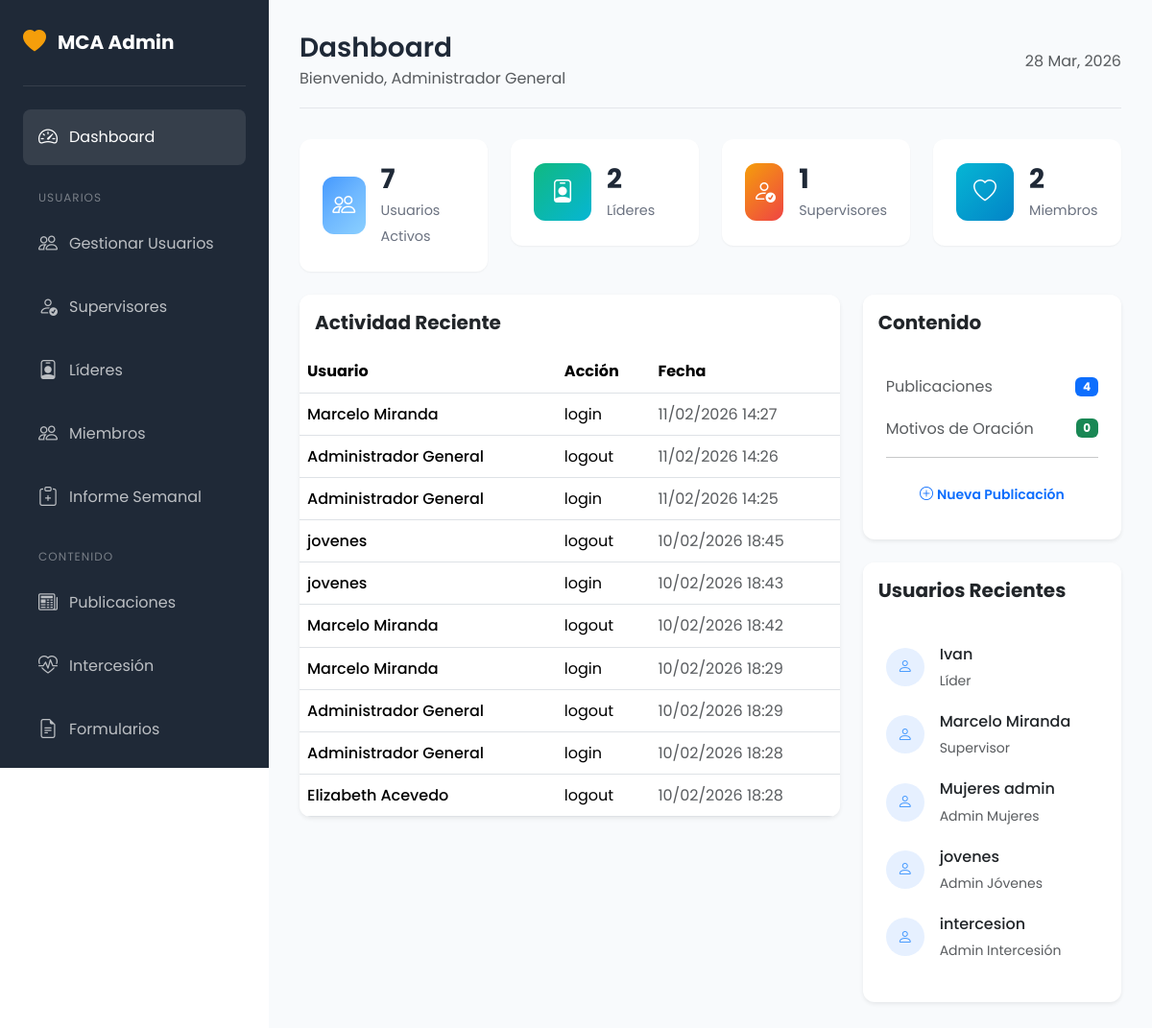
Page /admin/ (signed in) on the earlier database version.
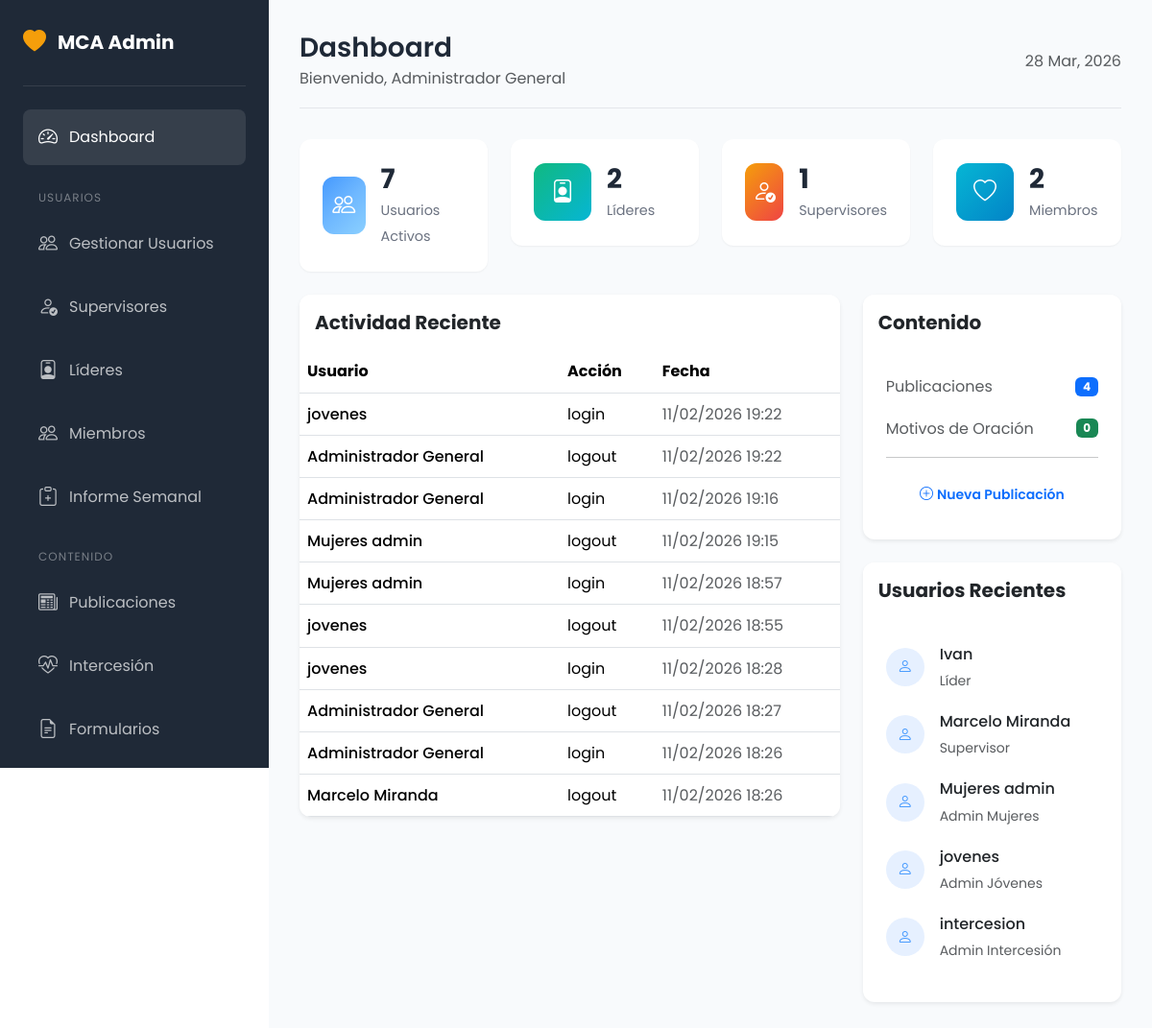
Same page on the later database version.
### tables this page shows
CREATE TABLE `actividad_log` (
  `id` int(11) NOT NULL,
  `user_id` int(11) DEFAULT NULL,
  `accion` varchar(100) NOT NULL,
  `descripcion` text DEFAULT NULL,
  `ip_address` varchar(45) DEFAULT NULL,
  `created_at` timestamp NOT NULL DEFAULT current_timestamp()
);

CREATE TABLE `users` (
  `id` int(11) NOT NULL,
  `username` varchar(50) NOT NULL,
  `email` varchar(100) NOT NULL,
  `password` varchar(255) NOT NULL,
  `full_name` varchar(100) NOT NULL,
  `phone` varchar(20) DEFAULT NULL,
  `role` enum('admin','supervisor','lider','admin_jovenes','admin_mujeres','admin_varones','admin_juveniles','admin_evangelismo','admin_intercesion','user') NOT NULL DEFAULT 'user',
  `is_active` tinyint(1) NOT NULL DEFAULT 1,
  `created_at` timestamp NOT NULL DEFAULT current_timestamp(),
  `updated_at` timestamp NOT NULL DEFAULT current_timestamp() ON UPDATE current_timestamp()
);

### includes/functions.php (called while the page is built, shortened)
<?php
function sanitize($input) {
    return htmlspecialchars(trim($input), ENT_QUOTES, 'UTF-8');
}
function formatDate($date, $format = 'd/m/Y') {
    return date($format, strtotime($date));
}
function getRoleName($role) {
    $roles = [
        'admin' => 'Administrador',
        'supervisor' => 'Supervisor',
        'lider' => 'Líder',
        'user' => 'Usuario',
        'admin_jovenes' => 'Admin Jóvenes',
        'admin_mujeres' => 'Admin Mujeres',
        'admin_varones' => 'Admin Varones',
        'admin_juveniles' => 'Admin Juveniles',
        'admin_niños' => 'Admin Niños',
        'admin_intercesion' => 'Admin Intercesión',
        'sub_administrador' => 'Consolidador'
    ];
    return $roles[$role] ?? ucfirst($role);
}

### admin/index.php (the view, shortened to what the changed rows need)
<?php
require_once __DIR__ . '/../includes/functions.php';
$pdo = getConnection();
$recentActivity = $pdo->query("
    SELECT a.*, u.full_name
    FROM actividad_log a
    JOIN users u ON a.user_id = u.id
    ORDER BY a.created_at DESC
    LIMIT 10
")->fetchAll();
$recentUsers = $pdo->query("SELECT * FROM users ORDER BY created_at DESC LIMIT 5")->fetchAll();
?>
<!DOCTYPE html>
<html lang="es">
<head>
    <link href="https://cdn.jsdelivr.net/npm/bootstrap@5.3.2/dist/css/bootstrap.min.css" rel="stylesheet">
    <link href="https://cdn.jsdelivr.net/npm/bootstrap-icons@1.11.1/font/bootstrap-icons.css" rel="stylesheet">
    <link href="<?= BASE_URL ?>/public/css/diseño.css" rel="stylesheet">
</head>
<body>
    <div class="admin-content">
        <div class="admin-header">
            <div>
                <h1>Dashboard</h1>
            </div>
        </div>
        <div class="row g-4">
            <div class="col-lg-8">
                <div class="card border-0 shadow-sm">
                    <div class="card-body p-0">
                        <div class="table-responsive">
                            <table class="table table-hover mb-0">
                                <thead class="bg-light">
                                    <tr>
                                        <th>Usuario</th>
                                        <th>Acción</th>
                                        <th>Fecha</th>
                                    </tr>
                                </thead>
                                <tbody>
                                    <?php foreach ($recentActivity as $activity): ?>
                                    <tr>
                                        <td class="fw-medium"><?= sanitize($activity['full_name']) ?></td>
                                        <td><?= sanitize($activity['accion']) ?></td>
                                        <td class="text-muted"><?= formatDate($activity['created_at'], 'd/m/Y H:i') ?></td>
                                    </tr>
                                    <?php endforeach; ?>
                                </tbody>
                            </table>
                        </div>
                    </div>
                </div>
            </div>
            <div class="col-lg-4">
                <div class="card border-0 shadow-sm">
                    <div class="card-body">
                        <?php foreach ($recentUsers as $u): ?>
                        <div class="d-flex align-items-center mb-3">
                            <div class="rounded-circle bg-primary bg-opacity-10 d-flex align-items-center justify-content-center me-3" style="width: 40px; height: 40px;">
                                <i class="bi bi-person text-primary"></i>
                            </div>
                            <div>
                                <p class="mb-0 fw-medium"><?= sanitize($u['full_name']) ?></p>
                                <small class="text-muted"><?= getRoleName($u['role']) ?></small>
                            </div>
                        </div>
                        <?php endforeach; ?>
                    </div>
                </div>
            </div>
        </div>
    </div>
</body>
</html>

Differences in the rows shown:
no longer on this page (row unchanged): actividad_log: user.full_name "Marcelo Miranda", accion "login", created_at "11/02/2026 14:27"
no longer on this page (row unchanged): actividad_log: user.full_name "Administrador General", accion "logout", created_at "11/02/2026 14:26"
no longer on this page (row unchanged): actividad_log: user.full_name "Administrador General", accion "login", created_at "11/02/2026 14:25"
no longer on this page (row unchanged): actividad_log: user.full_name "jovenes", accion "logout", created_at "10/02/2026 18:45"
no longer on this page (row unchanged): actividad_log: user.full_name "jovenes", accion "login", created_at "10/02/2026 18:43"
no longer on this page (row unchanged): actividad_log: user.full_name "Marcelo Miranda", accion "logout", created_at "10/02/2026 18:42"
no longer on this page (row unchanged): actividad_log: user.full_name "Marcelo Miranda", accion "login", created_at "10/02/2026 18:29"
no longer on this page (row unchanged): actividad_log: user.full_name "Administrador General", accion "logout", created_at "10/02/2026 18:29"
no longer on this page (row unchanged): actividad_log: user.full_name "Administrador General", accion "login", created_at "10/02/2026 18:28"
no longer on this page (row unchanged): actividad_log: user.full_name "Elizabeth Acevedo", accion "logout", created_at "10/02/2026 18:28"
added actividad_log: user.full_name "jovenes", accion "login", created_at "11/02/2026 19:22"
added actividad_log: user.full_name "Administrador General", accion "logout", created_at "11/02/2026 19:22"
added actividad_log: user.full_name "Administrador General", accion "login", created_at "11/02/2026 19:16"
added actividad_log: user.full_name "Mujeres admin", accion "logout", created_at "11/02/2026 19:15"
added actividad_log: user.full_name "Mujeres admin", accion "login", created_at "11/02/2026 18:57"
added actividad_log: user.full_name "jovenes", accion "logout", created_at "11/02/2026 18:55"
added actividad_log: user.full_name "jovenes", accion "login", created_at "11/02/2026 18:28"
added actividad_log: user.full_name "Administrador General", accion "logout", created_at "11/02/2026 18:27"
added actividad_log: user.full_name "Administrador General", accion "login", created_at "11/02/2026 18:26"
added actividad_log: user.full_name "Marcelo Miranda", accion "logout", created_at "11/02/2026 18:26"
